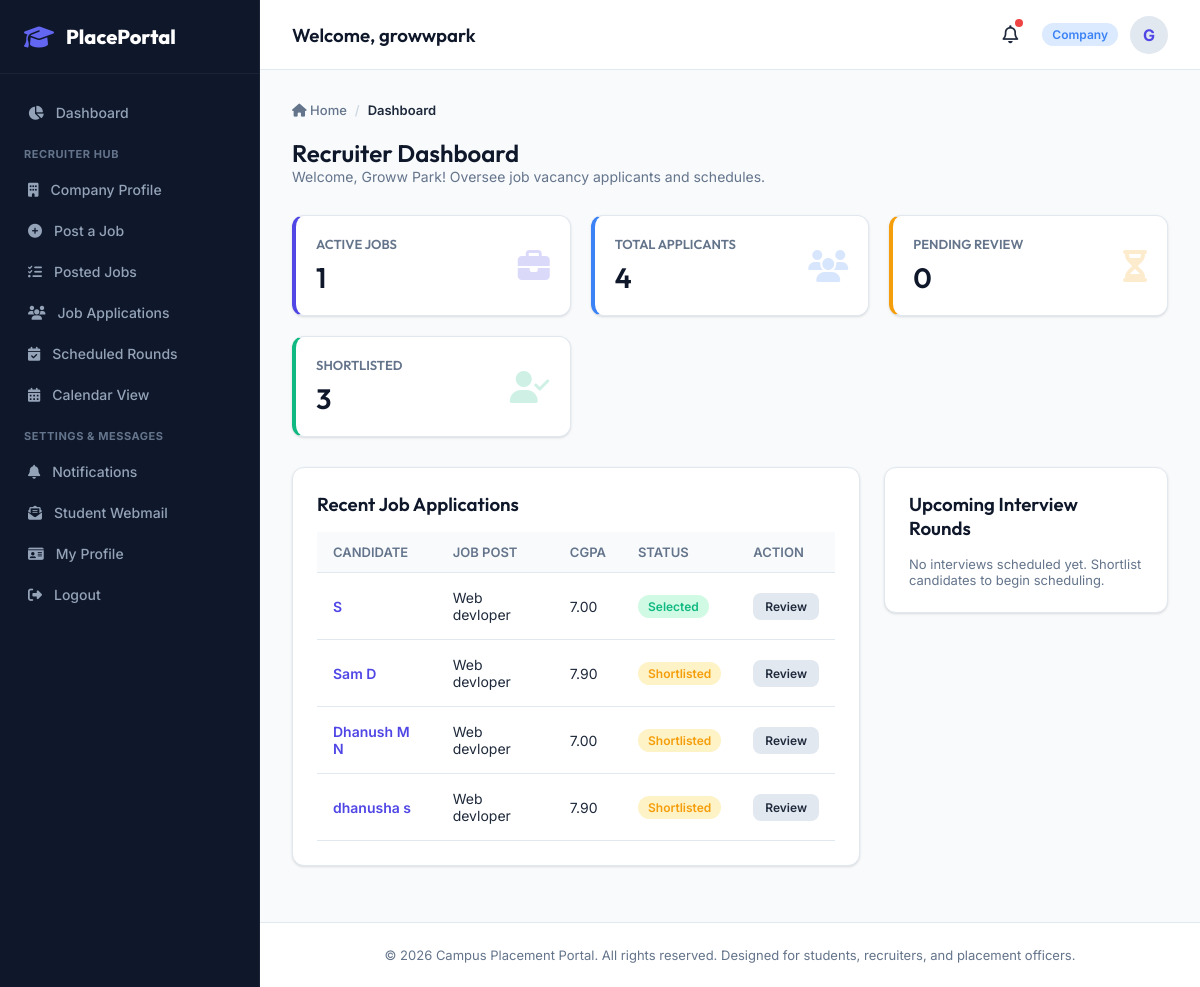
The app's page /dashboard/ (signed in), older data.
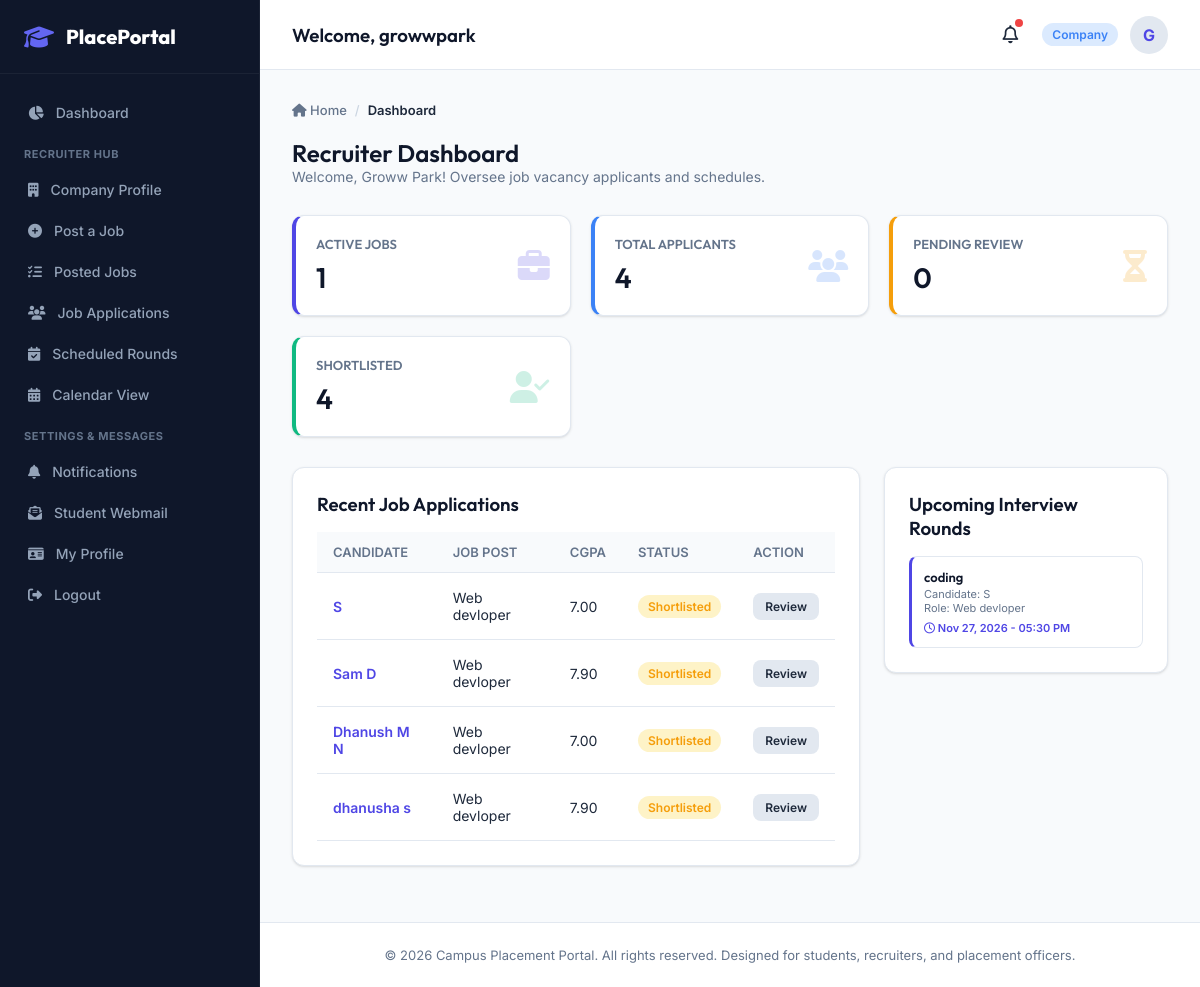
The same page, newer data.
### apps/applications/models.py (models this page shows, shortened)
class Application(models.Model):
    STATUS_CHOICES = (
        ('applied', 'Applied'),
        ('shortlisted', 'Shortlisted'),
        ('rejected', 'Rejected'),
        ('selected', 'Selected'),
    )
    job = models.ForeignKey(Job, on_delete=models.CASCADE, related_name='applications')
    student = models.ForeignKey(StudentProfile, on_delete=models.CASCADE, related_name='applications')
    applied_at = models.DateTimeField(auto_now_add=True)
    resume = models.FileField(upload_to='application_resumes/', blank=True, null=True)
    status = models.CharField(max_length=20, choices=STATUS_CHOICES, default='applied')
    cover_letter = models.TextField(blank=True)
    feedback = models.TextField(blank=True, help_text="Feedback from the recruiter")
    class Meta:
        unique_together = ('job', 'student')

### apps/students/models.py (models this page shows, shortened)
class StudentProfile(models.Model):
    STATUS_CHOICES = (
        ('unplaced', 'Unplaced'),
        ('shortlisted', 'Shortlisted'),
        ('placed', 'Placed'),
    )
    user = models.OneToOneField(settings.AUTH_USER_MODEL, on_delete=models.CASCADE, related_name='student_profile')
    roll_number = models.CharField(max_length=20, unique=True)
    department = models.CharField(max_length=100)
    course = models.CharField(max_length=100)
    batch_year = models.IntegerField()
    cgpa = models.DecimalField(max_digits=4, decimal_places=2)
    phone = models.CharField(max_length=15, blank=True, null=True)
    resume = models.FileField(upload_to='resumes/', blank=True, null=True)
    skills = models.TextField(blank=True, help_text="Comma-separated list of skills")
    placement_status = models.CharField(max_length=20, choices=STATUS_CHOICES, default='unplaced')

### apps/accounts/models.py (models this page shows, shortened)
class User(AbstractUser):
    ROLE_CHOICES = (
        ('student', 'Student'),
        ('company', 'Company'),
        ('officer', 'Placement Officer'),
        ('admin', 'Admin'),
    )
    role = models.CharField(max_length=20, choices=ROLE_CHOICES, default='student')
    phone_number = models.CharField(max_length=15, blank=True, null=True)

### apps/jobs/models.py (models this page shows, shortened)
class Job(models.Model):
    JOB_TYPE_CHOICES = (
        ('full_time', 'Full-time'),
        ('internship', 'Internship'),
        ('part_time', 'Part-time'),
    )
    company = models.ForeignKey(CompanyProfile, on_delete=models.CASCADE, related_name='jobs')
    title = models.CharField(max_length=200)
    description = models.TextField()
    requirements = models.TextField(blank=True, help_text="Additional job requirements")
    skills_required = models.TextField(blank=True, help_text="Comma-separated list of required skills")
    location = models.CharField(max_length=150)
    job_type = models.CharField(max_length=20, choices=JOB_TYPE_CHOICES, default='full_time')
    salary_package = models.CharField(max_length=50, help_text="e.g. 12 LPA, 50,000/month")
    eligibility_criteria = models.DecimalField(max_digits=4, decimal_places=2, default=0.00, help_text="Minimum required CGPA")
    application_deadline = models.DateTimeField()
    is_active = models.BooleanField(default=True)
    created_at = models.DateTimeField(auto_now_add=True)

### apps/interviews/models.py (models this page shows, shortened)
class Interview(models.Model):
    STATUS_CHOICES = (
        ('scheduled', 'Scheduled'),
        ('completed', 'Completed'),
        ('cancelled', 'Cancelled'),
    )
    RESULT_CHOICES = (
        ('pending', 'Pending'),
        ('cleared', 'Cleared'),
        ('rejected', 'Rejected'),
    )
    application = models.ForeignKey(Application, on_delete=models.CASCADE, related_name='interviews')
    interview_date = models.DateTimeField()
    location_or_link = models.CharField(max_length=255, help_text="Online link or physical location")
    round_number = models.IntegerField(default=1)
    round_name = models.CharField(max_length=100, help_text="e.g. Technical Round 1, HR Interview")
    status = models.CharField(max_length=20, choices=STATUS_CHOICES, default='scheduled')
    feedback = models.TextField(blank=True, null=True)
    result = models.CharField(max_length=20, choices=RESULT_CHOICES, default='pending')

### apps/dashboard/views.py (the view)
# urls.py: path('', views.dashboard_home, name='home'),
@login_required
def dashboard_home(request):
    user = request.user
    if user.role == 'student':
        return student_dashboard(request)
    elif user.role == 'company':
        return company_dashboard(request)
    elif user.role in ['officer', 'admin']:
        return admin_dashboard(request)
    return redirect('accounts:login')

### templates/dashboard/company_dashboard.html (shortened to what the changed rows need)
{% extends 'base.html' %}
{% block content %}
<div style="margin-bottom: 30px;">
    <h2>Recruiter Dashboard</h2>
</div>
<div style="display: grid; grid-template-columns: repeat(auto-fit, minmax(220px, 1fr)); gap: 20px; margin-bottom: 30px;">
    <div class="card" style="display: flex; align-items: center; justify-content: space-between; padding: 20px; border-left: 4px solid var(--primary); margin: 0;">
        <div>
            <h2 style="font-size: 28px; margin-top: 8px;">{{ active_jobs_count }}</h2>
        </div>
    </div>
    <div class="card" style="display: flex; align-items: center; justify-content: space-between; padding: 20px; border-left: 4px solid var(--info); margin: 0;">
        <div>
            <h2 style="font-size: 28px; margin-top: 8px;">{{ total_apps_count }}</h2>
        </div>
    </div>
    <div class="card" style="display: flex; align-items: center; justify-content: space-between; padding: 20px; border-left: 4px solid var(--warning); margin: 0;">
        <div>
            <h2 style="font-size: 28px; margin-top: 8px;">{{ pending_apps_count }}</h2>
        </div>
    </div>
    <div class="card" style="display: flex; align-items: center; justify-content: space-between; padding: 20px; border-left: 4px solid var(--success); margin: 0;">
        <div>
            <h4 style="color: var(--text-muted); font-size: 13px; text-transform: uppercase;">Shortlisted</h4>
            <h2 style="font-size: 28px; margin-top: 8px;">{{ shortlisted_count }}</h2>
        </div>
    </div>
</div>
<div style="display: grid; grid-template-columns: 2fr 1fr; gap: 24px;">
    <div>
        <div class="card">
            {% if recent_applications %}
                <div class="table-responsive">
                    <table>
                        <thead>
                            <tr>
                                <th>Candidate</th>
                                <th>Job Post</th>
                                <th>CGPA</th>
                                <th>Status</th>
                                <th>Action</th>
                            </tr>
                        </thead>
                        <tbody>
                            {% for app in recent_applications %}
                                <tr>
                                    <td>
                                        <a href="{% url 'students:student_detail' pk=app.student.pk %}" style="font-weight: 600;">
                                            {{ app.student.user.get_full_name }}
                                        </a>
                                    </td>
                                    <td>{{ app.job.title }}</td>
                                    <td>{{ app.student.cgpa }}</td>
                                    <td>
                                        {% if app.status == 'selected' %}
                                            <span class="badge badge-success">Selected</span>
                                        {% elif app.status == 'shortlisted' %}
                                            <span class="badge badge-warning">Shortlisted</span>
                                        {% elif app.status == 'rejected' %}
                                            <span class="badge badge-danger">Rejected</span>
                                        {% else %}
                                            <span class="badge badge-info">Applied</span>
                                        {% endif %}
                                    </td>
                                    <td>
                                        <a href="{% url 'applications:application_detail' pk=app.pk %}" class="btn btn-secondary" style="padding: 6px 12px; font-size: 12px;">Review</a>
                                    </td>
                                </tr>
                            {% endfor %}
                        </tbody>
                    </table>
                </div>
            {% else %}
                <p style="color: var(--text-muted); font-size: 14px;">No applications received yet. Check details once students apply.</p>
            {% endif %}
        </div>
    </div>
    <div>
        <div class="card">
            <h3 style="margin-bottom: 16px;">Upcoming Interview Rounds</h3>
            {% if upcoming_interviews %}
                <div style="display: flex; flex-direction: column; gap: 14px;">
                    {% for interview in upcoming_interviews %}
                        <div style="padding: 12px; border: 1px solid var(--border-color); border-radius: var(--radius-sm); border-left: 3px solid var(--primary);">
                            <h5 style="font-size: 13px;">{{ interview.round_name }}</h5>
                            <p style="font-size: 11px; color: var(--text-muted); margin-top: 2px;">Candidate: {{ interview.application.student.user.get_full_name }}</p>
                            <p style="font-size: 11px; color: var(--text-muted);">Role: {{ interview.application.job.title }}</p>
                            <p style="font-size: 11px; font-weight: 600; margin-top: 6px; color: var(--primary);"><i class="fa-regular fa-clock"></i> {{ interview.interview_date|date:"M d, Y - h:i A" }}</p>
                        </div>
                    {% endfor %}
                </div>
            {% else %}
                <p style="color: var(--text-muted); font-size: 13px;">No interviews scheduled yet. Shortlist candidates to begin scheduling.</p>
            {% endif %}
        </div>
    </div>
</div>
{% endblock %}

Row changes from the older to the newer data that the page shows:
changed Application (number 1 of 4 on the later page): status "Selected" → "Shortlisted"
added Interview: round_name "coding", application.student.user.get_full_name "S", application.job "Web devloper", interview_date "Nov 27, 2026 - 05:30 PM"
Text that changed along with them:
{{ shortlisted_count }}: "3" → "4"
text no longer shown: "No interviews scheduled yet. Shortlist candidates to begin scheduling."
